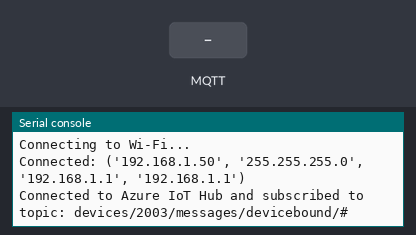
This program was run on a simulated MicroPython board. On the bench: the last lines printed to the serial console. The inputs (shaded band) are chosen by the test bench. WiFi joins after 1.5 s; no MQTT or app messages arrive unless stated; the clock reads 2024-03-15 10:24:30 at power-on unless the program sets it.

Above: at 3.3 s.
3.4 s: MQTT message "TURN_ON" arrives on the first subscribed topic
At 5.0 s:
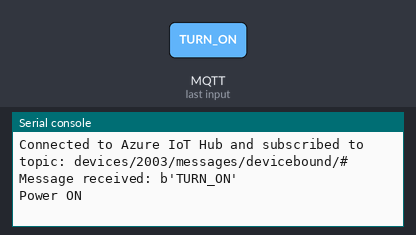
5.6 s: MQTT message "TURN_OFF" arrives on the first subscribed topic
At 6.5 s:
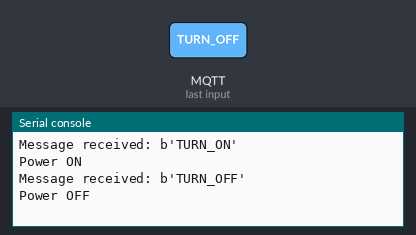
7.6 s: MQTT message "1" arrives on the first subscribed topic
At 9.2 s:
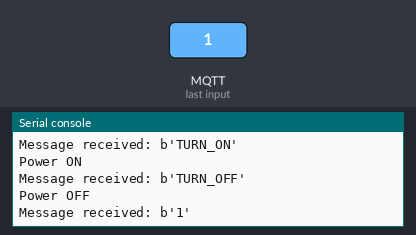
9.6 s: MQTT message "on" arrives on the first subscribed topic
At 10.8 s:
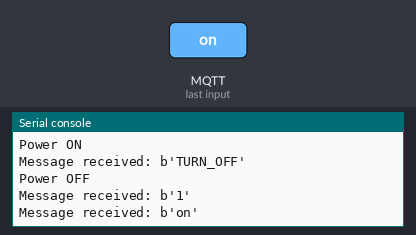
11.6 s: MQTT message "off" arrives on the first subscribed topic
At 13.6 s:
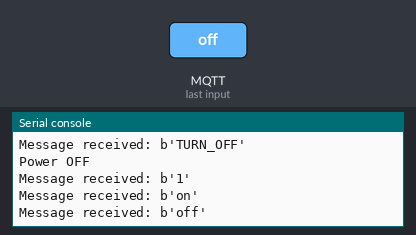

The program:

on_and_off.py
```python
import network
import time
import ubinascii
import machine
from umqtt.simple import MQTTClient

# Wi-Fi credentials
SSID = "dit is geen modum"
PASSWORD = "L0L-het-is-het-wel"

# Azure IoT Hub credentials
IOT_HUB_HOSTNAME = "SteamBox.azure-devices.net;DeviceId=2003;SharedAccessKey=Kc+QVkohzVZzf+zBAa52dqZnISNHgswnK5sKEaICauk="
DEVICE_ID = "2003"
DEVICE_KEY = "Kc+QVkohzVZzf+zBAa52dqZnISNHgswnK5sKEaICauk="

# MQTT configuration
BROKER = IOT_HUB_HOSTNAME
TOPIC = "devices/{}/messages/devicebound/#".format(DEVICE_ID)

# GPIO setup
POWER_PIN = machine.Pin(15, machine.Pin.OUT)

# Connect to Wi-Fi
def connect_to_wifi():
    wlan = network.WLAN(network.STA_IF)
    wlan.active(True)
    wlan.connect(SSID, PASSWORD)
    while not wlan.isconnected():
        print("Connecting to Wi-Fi...")
        time.sleep(1)
    print("Connected:", wlan.ifconfig())

# Generate SAS Token
def generate_sas_token():
    import hmac
    import hashlib
    import base64
    from time import time

    expiry = int(time() + 3600)  # Token valid for 1 hour
    uri = "{}/devices/{}".format(IOT_HUB_HOSTNAME, DEVICE_ID)
    string_to_sign = "{}\n{}".format(uri, expiry)
    key = base64.b64decode(DEVICE_KEY)
    signature = hmac.new(key, string_to_sign.encode('utf-8'), hashlib.sha256).digest()
    signature = base64.b64encode(signature).decode('utf-8')
    return "SharedAccessSignature sr={}&sig={}&se={}".format(uri, signature, expiry)

# Handle incoming MQTT messages
def handle_message(topic, msg):
    print("Message received:", msg)
    if msg == b'TURN_ON':
        POWER_PIN.value(1)  # Turn ON
        print("Power ON")
    elif msg == b'TURN_OFF':
        POWER_PIN.value(0)  # Turn OFF
        print("Power OFF")

# Main logic
def main():
    connect_to_wifi()
    sas_token = generate_sas_token()
    client = MQTTClient(DEVICE_ID, BROKER, user="{}@sas.root.{}".format(DEVICE_ID, IOT_HUB_HOSTNAME), password=sas_token)
    client.set_callback(handle_message)
    client.connect()
    client.subscribe(TOPIC)
    print("Connected to Azure IoT Hub and subscribed to topic:", TOPIC)

    while True:
        client.check_msg()  # Non-blocking, listens for incoming messages
        time.sleep(1)

# Run the program
main()
```

Measured:
- after the input at 3.4 s, the serial console: prints a new line after 0.75 s (image 1)
- after the input at 5.6 s, the serial console: prints a new line after 0.55 s (image 2)
- after the input at 7.6 s, the serial console: prints a new line after 0.56 s (image 3)
- after the input at 9.6 s, the serial console: prints a new line after 0.56 s (image 4)
- after the input at 11.6 s, the serial console: prints a new line after 0.56 s (image 5)
